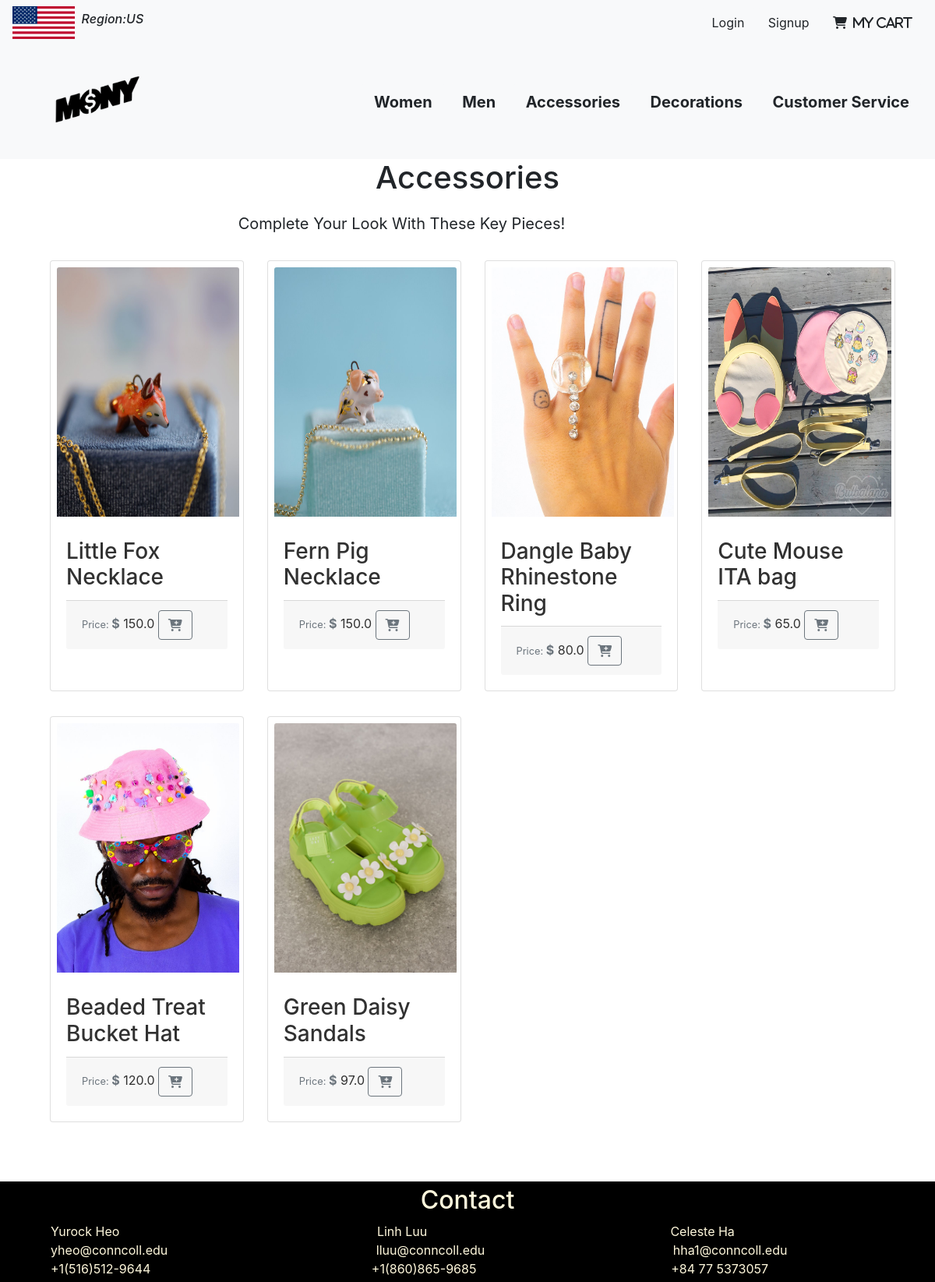
Screenshot of /accessories/ with the database file from the repository.
### products/models.py (models this page shows, shortened)
class Product(models.Model):
    item_name = models.CharField(max_length=100)
    item_image = models.ImageField(upload_to='static/images')
    item_description = models.TextField(max_length=500, blank = True)
    item_category = models.CharField(choices=CATEGORY_CHOICES, max_length=2)
    item_price = models.FloatField()
    def get_absolute_url(self):
        return reverse('products:product_details', args=[str(self.id)])
    def get_add_to_cart_url(self):
        return reverse("products:add_cart", args=[str(self.id)])

### products/views.py (the view)
# urls.py: path('accessories/', AccessoriesPageView.as_view(), name='accessories'),
class AccessoriesPageView(ListView):
    template_name = 'accessories.html'
    model = Product

### templates/accessories.html
{% extends "base.html" %}
{% load static %}
{% block content %}
<h1 class="title">Accessories</h1>
<p class ="category_description">&nbspComplete Your Look With These Key Pieces!</p>
    <div class="container-product">
        <div class = "row">
            {% for product in object_list reversed %}
            {% if product.item_category|stringformat:"s" == 'A'|stringformat:"s" %}
                <div class="col-xl-3 col-lg-4 col-md-5 col-xs-0 post-entry">
                    <a href="{{ product.get_absolute_url }}">
                        <div class="card h-100">
                            <img src="{{ product.item_image.url }}" class="card-img-top" alt="">
                            <div class="card-body">
                                <h3 class="card-title">{{ product.item_name }}</h3>
                                <div class="card-footer">
                                    <small class="text-muted">Price: <b style = 'font-size: medium;'>$</b></small> {{ product.item_price }}
                                    <a href="{{ product.get_add_to_cart_url }}" class="btn btn-outline-secondary ms-auto"><i class="fas fa-cart-plus"></i></a>
                                </div>
                            </div>
                        </div>
                    </a>
                </div>
            {% endif %}
            {% endfor %}
        </div>
    </div>
{% endblock%}

### static/css/base.css (style rules this page uses)
html, body { margin: 0; height: 100%; width: 100%; overflow-x: hidden; }
a { color: rgb(49, 49, 49); }
.title { text-align: center; margin-bottom: 0.5em; }
.category_description { margin-left: auto; margin-right: auto; width:50%; font-style:normal; font-size: 20px; }
.post-entry { margin: 1em 0; }
.card-img-top { width: 95%; height: 20em; margin: 0.5em; }
.row { margin-right:100px ; }
.container-product { position: relative; left: 4em; }

### rows the page displays
Product: item_image (picture), item_name "Little Fox Necklace", item_price "150.0"
Product: item_image (picture), item_name "Fern Pig Necklace", item_price "150.0"
Product: item_image (picture), item_name "Dangle Baby Rhinestone Ring", item_price "80.0"
Product: item_image (picture), item_name "Cute Mouse ITA bag", item_price "65.0"
Product: item_image (picture), item_name "Beaded Treat Bucket Hat", item_price "120.0"
Product: item_image (picture), item_name "Green Daisy Sandals", item_price "97.0"
